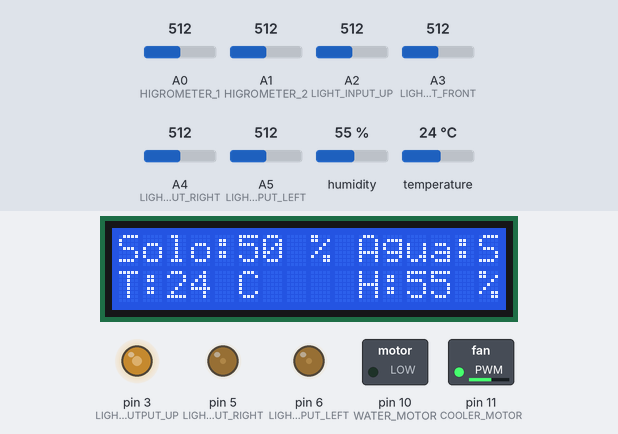
Bench run of a sketch on a simulated Arduino Uno, built with avr-gcc and run on an emulated ATmega328P. Shown: 16×2 character LCD, switched loads named in the sketch (green lamp = pin HIGH), output pins drawn as LEDs (lit = HIGH). Inputs (shaded band) come from the test bench; at power-on: A0 (HIGROMETER_1) = 512, humidity 55 %, A2 (LIGHT_INPUT_UP) = 512, A3 (LIGHT_INPUT_FRONT) = 512, A1 (HIGROMETER_2) = 512, A4 (LIGHT_INPUT_RIGHT) = 512, A5 (LIGHT_INPUT_LEFT) = 512, temperature 24 °C.

Above: at 1.2 s.
1.3 s: A0 (HIGROMETER_1) set to 319
At 10.4 s:
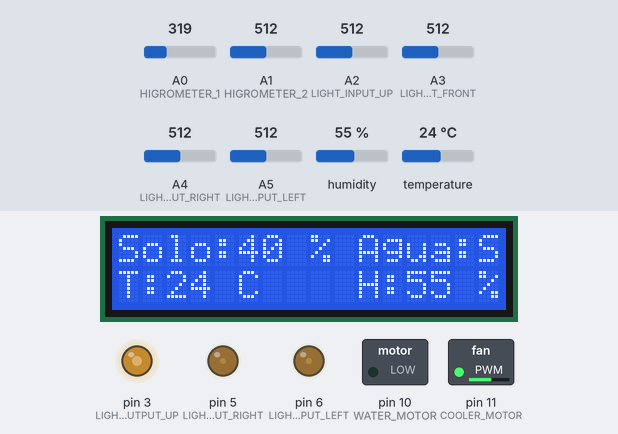
15.3 s: A0 (HIGROMETER_1) set to 294
At 20.6 s:
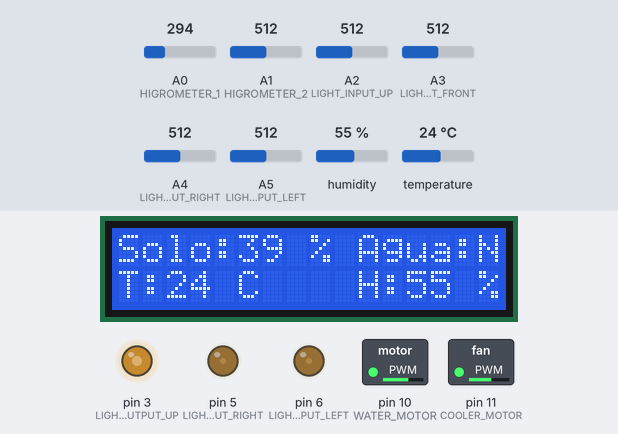
26.6 s: humidity set to 22 %
At 30.8 s:
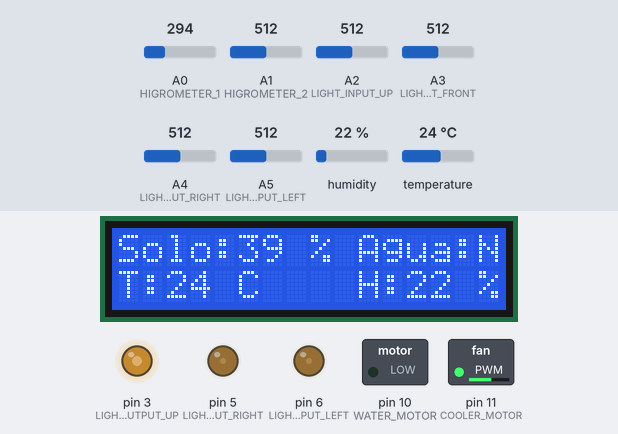
40.6 s: humidity set to 19 %
At 51.2 s:
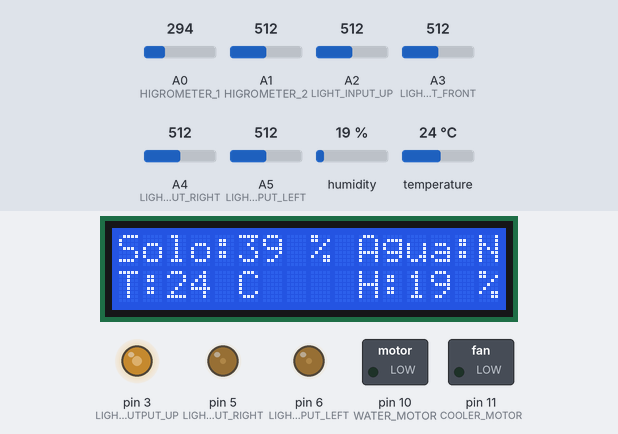
51.7 s: A2 (LIGHT_INPUT_UP) set to 716
At 65.6 s:
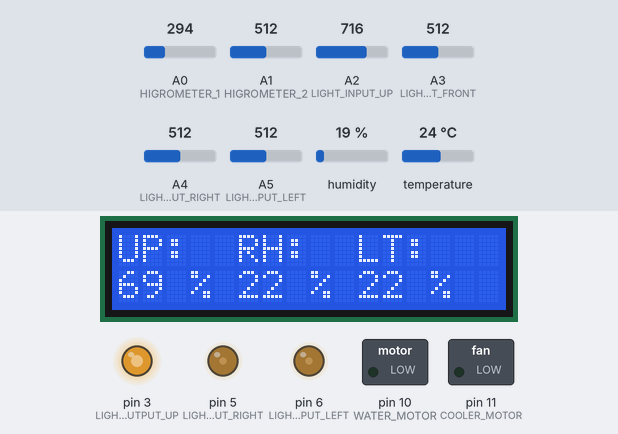
65.7 s: A3 (LIGHT_INPUT_FRONT) set to 716
At 71.6 s:
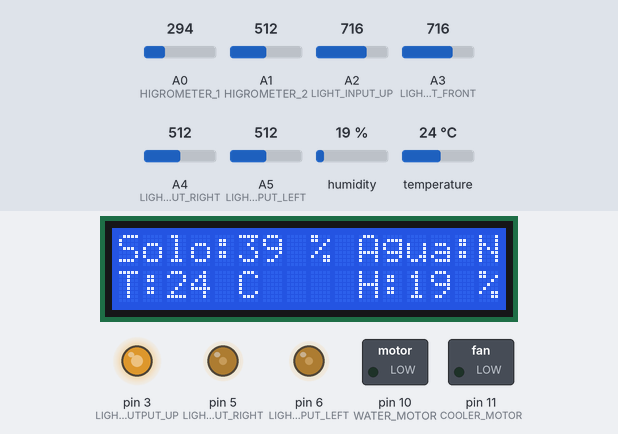
Timing chart, 0 to 73.1 s (numbered marks = the images above; inputs shaded):
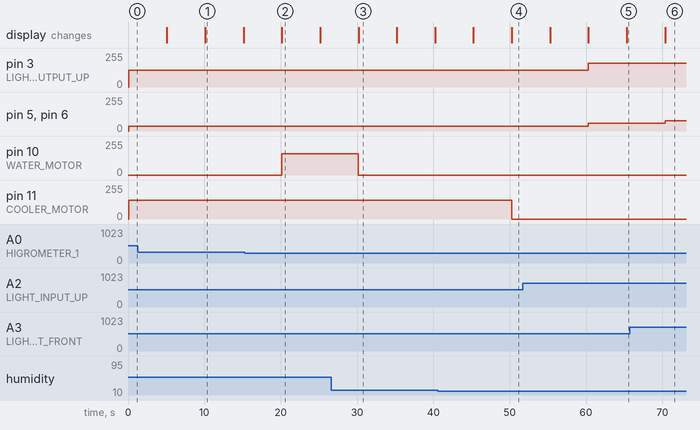

The sketch:

Estufa_controlada.ino
```cpp
/*
    Projeto da estufa controlada, com sensores DHT11 (umidade e temperatura),
    higrômetro (umidade do solo), fototrânsistor (sensor IR receptor), e atuadores
    como Cooler, Bomba de água, LEDs ultravioletas.
    Integrantes:
      Antônio Carlos,
      José Renilson,
      Monique Moreira,
      Rafael Augusto.
    Período: 2022.2.
*/

#include <LiquidCrystal.h>
#include <dht.h>
#include <TimerOne.h>

#define DHT_PIN            9
#define COOLER_MOTOR       11
#define HIGROMETER_1       A0
#define HIGROMETER_2       A1
#define LIGHT_INPUT_UP     A2
#define LIGHT_INPUT_FRONT  A3
#define LIGHT_INPUT_RIGHT  A4
#define LIGHT_INPUT_LEFT   A5
#define LIGHT_OUTPUT_UP    3
#define LIGHT_OUTPUT_RIGHT 5
#define LIGHT_OUTPUT_LEFT  6
#define WATER_MOTOR        10
#define RS_DISP            12
#define EN_DISP            8
#define D4_DISP            7
#define D5_DISP            4
#define D6_DISP            2
#define D7_DISP            1

struct variables_t {
    uint8_t light_up;           //guarda o valor percentual que vai para os leds de cima
    uint8_t light_right;        //guarda o valor percentual que vai para os leds da direita
    uint8_t light_left;         //guarda o valor percentual que vai para os leds da esquerda
    uint8_t hygrometer_average; //guarda o valor percentual médio do higrometro
    bool motor_status;          //guarda o valor booleano para o motor (true se pode usar, false se estiver em uso)
    float humidity;             //guarda o valor da umidade do ar
    float temperature;          //guarda o valor da temperatura
    uint8_t cooler_speed;       //guarda o valor analógico do cooler
} self = {
    .light_up           = 0,       //Inicia light_up em 0
    .light_right        = 0,       //Inicia light_right em 0
    .light_left         = 0,       //Inicia light_left em 0
    .hygrometer_average = 0,       //Inicia hygrometer_average em 0
    .motor_status       = true,    //Motor pode ser usado
    .humidity           = 0,       //Inicia humidity em 0
    .temperature        = 0,       //Inicia temperature em 0
    .cooler_speed       = 0,       //Inicia cooler_speed em 0
};

LiquidCrystal lcd(RS_DISP, EN_DISP, D4_DISP, D5_DISP, D6_DISP, D7_DISP);
dht dht_sensor;

void setup() {
    pinMode(COOLER_MOTOR, OUTPUT);
    pinMode(LIGHT_OUTPUT_UP, OUTPUT);
    pinMode(LIGHT_OUTPUT_RIGHT, OUTPUT);
    pinMode(LIGHT_OUTPUT_LEFT, OUTPUT);
    pinMode(WATER_MOTOR, OUTPUT);
    lcd.begin(16, 2);
}

void loop() {
    uint8_t aux = 0;          //Variável auxiliar
    cooler_motor_control();   //Leitura para o funcionamento do cooler
    hygrometer_control();     //Leitura e manutenção do higrometro
    light_control();          //Leitura e controle de luminosidade

    //Atualizar primeira informação no LCD que informa o percentual das umidades e status.
    lcd.clear();
    lcd.setCursor(0, 0);
    lcd.print("Solo:");
    lcd.setCursor(5, 0);
    lcd.print(self.hygrometer_average);
    lcd.setCursor(8, 0);
    lcd.print("%");
    lcd.setCursor(10, 0);
    lcd.print("Agua:");
    lcd.setCursor(15, 0);
    if(self.motor_status){
        lcd.print("S");
    } else {
        lcd.print("N");
    }

    lcd.setCursor(0, 1);
    lcd.print("T:");
    lcd.setCursor(2, 1);
    lcd.print(int(self.temperature));
    lcd.setCursor(5, 1);
    lcd.print("C");
    lcd.setCursor(10, 1);
    lcd.print("H:");
    lcd.setCursor(12, 1);
    lcd.print(int(self.humidity));
    lcd.setCursor(15, 1);
    lcd.print("%");

    delay(5000);

    //Atualizar segunda informação no LCD que informa o percentual das luzes.
    lcd.clear();
    lcd.setCursor(0, 0);
    lcd.print("UP:  RH:  LT:");
    aux = map(self.light_up, 0, 255, 0, 100);
    lcd.setCursor(0, 1);
    lcd.print(aux);
    lcd.setCursor(3, 1);
    lcd.print("%");
    aux = map(self.light_right, 0, 255, 0, 100);
    lcd.setCursor(5, 1);
    lcd.print(aux);
    lcd.setCursor(8, 1);
    lcd.print("%");
    aux = map(self.light_left, 0, 255, 0, 100);
    lcd.setCursor(10, 1);
    lcd.print(aux);
    lcd.setCursor(13, 1);
    lcd.print("%");

    delay(5000);
}

//Controle e leitura do sensor DHT11 e controle do cooler para resfriamento e umidade.
void cooler_motor_control(){
    uint8_t err = dht_sensor.read11(DHT_PIN);
    self.humidity = dht_sensor.humidity;
    self.temperature = dht_sensor.temperature;
    if(self.temperature > 30 || self.humidity > 20){
        self.cooler_speed = map(self.temperature, 20, 35, 100, 255);
        analogWrite(COOLER_MOTOR, self.cooler_speed);
    } else {
        analogWrite(COOLER_MOTOR, 0);
    }
}

//Callback acionado depois de 1000 segundos habilitando o motor para novamente jogar água
void callback_full_time(){
    self.motor_status = true;
}

//Callback para desligar o motor que joga a água
void callback_timer_motor(){
    digitalWrite(WATER_MOTOR, LOW);
    Timer1.initialize(1000000000);
    Timer1.attachInterrupt(callback_full_time);
}

//Função para controlar o motor para jogar agua e iniciar um timer de 10 segundos
void water_motor_control(){
    self.motor_status = false;
    Timer1.initialize(10000000);
    Timer1.attachInterrupt(callback_timer_motor);
    analogWrite(WATER_MOTOR, 160);  //Valor 160, pois fica bem próximo de 3v (tensão da bomba)
}

//Controle e leitura dos higrometros
void hygrometer_control(){
    uint16_t AH1 = analogRead(HIGROMETER_1);         // Recebe Valor Analógico Higrômetro 1
    uint16_t AH2 = analogRead(HIGROMETER_2);         // Recebe Valor Analógico Higrômetro 2
    float MAH = (AH1 + AH2)/2;
    self.hygrometer_average = map(MAH, 0, 1023, 0, 100);
    if (self.hygrometer_average < 40 && self.motor_status){
        water_motor_control();
    }
}

//Controle e leitura dos fototransistores e dos leds.
void light_control(){
    uint16_t lux0    = analogRead(LIGHT_INPUT_UP);
    uint16_t lux1    = analogRead(LIGHT_INPUT_FRONT);
    uint16_t lux2    = analogRead(LIGHT_INPUT_RIGHT);
    uint16_t lux3    = analogRead(LIGHT_INPUT_LEFT);
    self.light_up    = map(lux0, 0, 1023, 0, 255);
    self.light_right = map((4*lux0) + (4*lux1) + (5*lux2) + (2*lux3), (1024 * 6) - 1, 0, 255, 100);
    self.light_left  = map((4*lux0) + (4*lux1) + (2*lux2) + (5*lux3), (1024 * 6) - 1, 0, 255, 100);
    analogWrite(LIGHT_OUTPUT_UP, self.light_up);
    analogWrite(LIGHT_OUTPUT_RIGHT, self.light_right);
    analogWrite(LIGHT_OUTPUT_LEFT, self.light_left);
}
```

Measured:
- the behaviour switches between 308 and 307 on A0 (HIGROMETER_1) (found by bisection; images 1 and 2)
- the behaviour switches between 21 and 20 % on humidity (found by bisection; images 3 and 4)
- after the input at 1.3 s, the display: first differs from a run without the input after 8.8 s (image 1)
- after the input at 15.3 s, pin 10 (WATER_MOTOR): 0/255 → 160/255 after 4.9 s; the display: changes after 4.9 s (image 2)
- after the input at 26.6 s, the display: changes after 3.6 s (image 3)
- after the input at 40.6 s, pin 11 (COOLER_MOTOR): 141/255 → 0/255 after 9.7 s; the display: first differs from a run without the input after 9.7 s (image 4)
- after the input at 51.7 s, pin 3 (LIGHT_OUTPUT_UP): 127/255 → 178/255 after 8.6 s; pin 5 (LIGHT_OUTPUT_RIGHT), pin 6 (LIGHT_OUTPUT_LEFT): 37/255 → 58/255 after 8.6 s; the display: first differs from a run without the input after 13.6 s (image 5)
- after the input at 65.7 s, pin 5 (LIGHT_OUTPUT_RIGHT), pin 6 (LIGHT_OUTPUT_LEFT): 58/255 → 78/255 after 4.7 s
